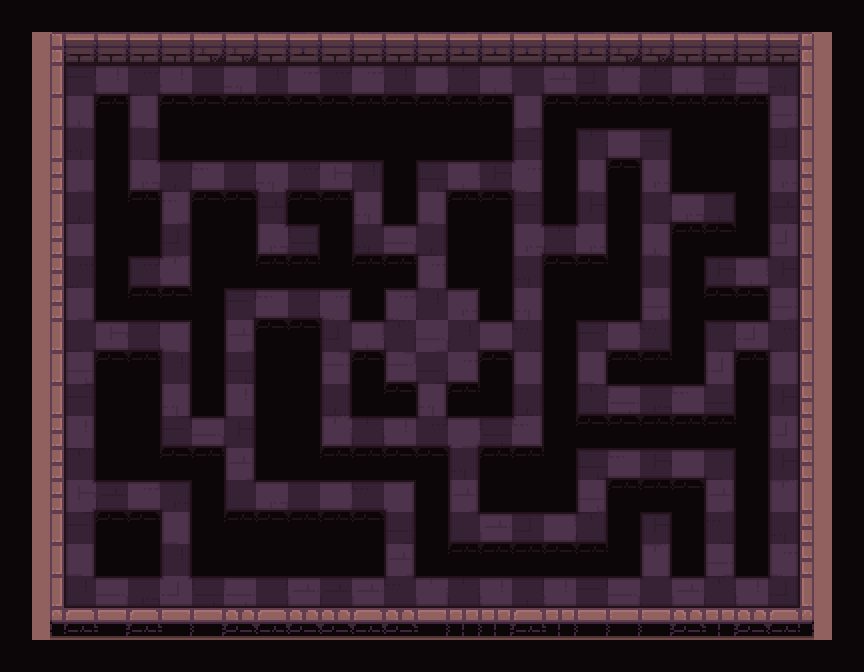

This is a level from a 2D game, rendered from its Tiled map with the project's own tilesets. A one-line summary and the map file follow, with tile-layer data summarised:
An orthogonal 27x21 tile map with 32x32 px tiles, 5 tile layers (checkers, path, types, ground, ...) and 19 objects (8x hero, 8x egg, frame, strategy, cauldron).

<map version="1.2" tiledversion="2019.03.13" orientation="orthogonal" renderorder="right-down" width="27" height="21" tilewidth="32" tileheight="32" infinite="0" nextlayerid="320" nextobjectid="135">
 <tileset firstgid="1" name="tileset" tilewidth="32" tileheight="32" spacing="2" margin="1" tilecount="200" columns="10">
  <image source="tileset.png" trans="000000" width="340" height="680" />
  <terraintypes>
   <terrain name="floor" tile="79" />
   <terrain name="wall" tile="69" />
   <terrain name="hole" tile="78" />
   <terrain name="infected" tile="77" />
  </terraintypes>
 </tileset>
 <layer id="306" name="checkers" width="27" height="21">
  <data>[567 cells, 283 non-empty, 1 distinct tile ids]</data>
 </layer>
 <objectgroup id="14" name="camera">
  <object id="12" name="frame" type="frame" x="50" y="32" width="764" height="588" />
  <object id="15" name="strategy" type="strategy" x="3" y="126">
   <point />
  </object>
 </objectgroup>
 <layer id="307" name="path" width="27" height="21">
  <data>[567 cells, 391 non-empty, 2 distinct tile ids]</data>
 </layer>
 <objectgroup id="2" name="objects">
  <object id="33" name="hero" type="hero" x="430" y="82">
   <properties>
    <property name="initialDirection" value="s" />
    <property name="item" type="int" value="127" />
   </properties>
   <point />
  </object>
  <object id="34" name="hero" type="hero" x="79" y="82">
   <properties>
    <property name="initialDirection" value="e" />
    <property name="item" type="int" value="128" />
   </properties>
   <point />
  </object>
  <object id="35" name="hero" type="hero" x="780" y="83">
   <properties>
    <property name="initialDirection" value="w" />
    <property name="item" type="int" value="129" />
   </properties>
   <point />
  </object>
  <object id="36" name="hero" type="hero" x="77" y="338">
   <properties>
    <property name="initialDirection" value="e" />
    <property name="item" type="int" value="130" />
   </properties>
   <point />
  </object>
  <object id="37" name="hero" type="hero" x="788" y="339">
   <properties>
    <property name="initialDirection" value="w" />
    <property name="item" type="int" value="131" />
   </properties>
   <point />
  </object>
  <object id="38" name="hero" type="hero" x="80" y="594">
   <properties>
    <property name="initialDirection" value="e" />
    <property name="item" type="int" value="132" />
   </properties>
   <point />
  </object>
  <object id="121" name="hero" type="hero" x="430" y="600">
   <properties>
    <property name="initialDirection" value="n" />
    <property name="item" type="int" value="133" />
   </properties>
   <point />
  </object>
  <object id="122" name="hero" type="hero" x="786" y="597">
   <properties>
    <property name="initialDirection" value="w" />
    <property name="item" type="int" value="134" />
   </properties>
   <point />
  </object>
  <object id="126" name="cauldron" type="cauldron" x="432" y="337">
   <point />
  </object>
  <object id="127" name="egg" type="egg" x="431" y="82">
   <point />
  </object>
  <object id="128" name="egg" type="egg" x="82" y="80">
   <point />
  </object>
  <object id="129" name="egg" type="egg" x="782" y="79">
   <point />
  </object>
  <object id="130" name="egg" type="egg" x="78" y="333">
   <point />
  </object>
  <object id="131" name="egg" type="egg" x="786" y="336">
   <point />
  </object>
  <object id="132" name="egg" type="egg" x="79" y="594">
   <point />
  </object>
  <object id="133" name="egg" type="egg" x="431" y="596">
   <point />
  </object>
  <object id="134" name="egg" type="egg" x="789" y="595">
   <point />
  </object>
 </objectgroup>
 <layer id="317" name="types" width="27" height="21">
  <data>[567 cells, 567 non-empty, 3 distinct tile ids]</data>
 </layer>
 <layer id="318" name="ground" width="27" height="21">
  <data>[567 cells, 371 non-empty, 53 distinct tile ids]</data>
 </layer>
 <layer id="319" name="floor_shadow" width="27" height="21">
  <data>[567 cells, 208 non-empty, 21 distinct tile ids]</data>
 </layer>
</map>
